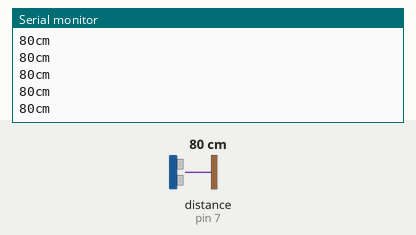
The sketch below on a simulated Arduino Uno, built with avr-gcc and run on an emulated ATmega328P. Shown: the last lines printed to the serial monitor. Wiring (inferred from the names in the program): ultrasonic range finder: trigger pin 7; echo pin 7. Inputs (shaded band) come from the test bench; at power-on: distance to the obstacle (sensor on pin 7) 80 cm. The echo pulse lasts 58.3 µs per cm.

Above: at 1.2 s.
1.3 s: distance to the obstacle (sensor on pin 7) set to 120 cm
At 1.49 s:
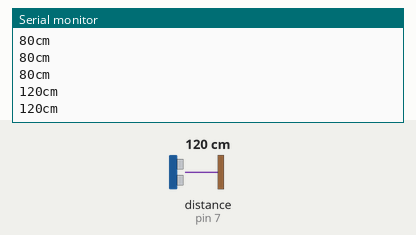
4.3 s: distance to the obstacle (sensor on pin 7) set to 2 cm
At 4.3 s:
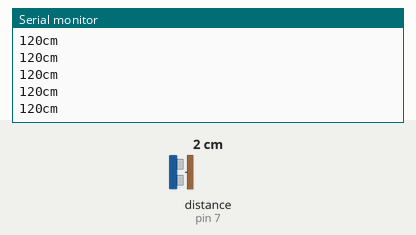
Timing chart, 0 to 7.3 s (numbered marks = the images above; inputs shaded):
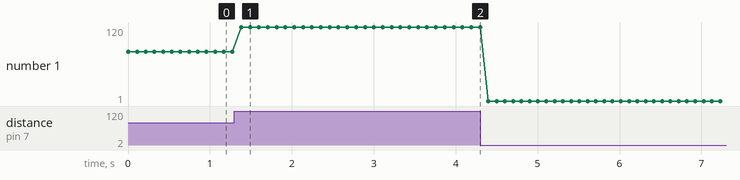

The sketch:

11_16520456_01.ino
```cpp
const int pingPin=7; //pin yang digunakan sebagai input

void setup()
{
  Serial.begin(9600); //starting serial port
}

void loop()
{
  long duration, cm; //stating variabel

  pinMode(pingPin, OUTPUT); //set pin as output
  digitalWrite(pingPin, LOW); //beri sinyal awal low
  delayMicroseconds(2);
  digitalWrite (pingPin, HIGH);
  delayMicroseconds(5);
  digitalWrite(pingPin, LOW);

  pinMode(pingPin, INPUT);
  duration = pulseIn(pingPin, HIGH);
  cm = microsecondsToCentimeters(duration);
  Serial.print(cm);
  Serial.print("cm");
  Serial.println();
  delay(100);
}

long microsecondsToCentimeters(long microseconds) {
  return microseconds/(29*2);
}
```

Measured:
- after the input at 1.3 s, the serial monitor: prints a new line after 0.08 s (image 1)
- plotted number 1: 80 → 120 after the input at 1.3 s, 120 → 1 after the input at 4.3 s
